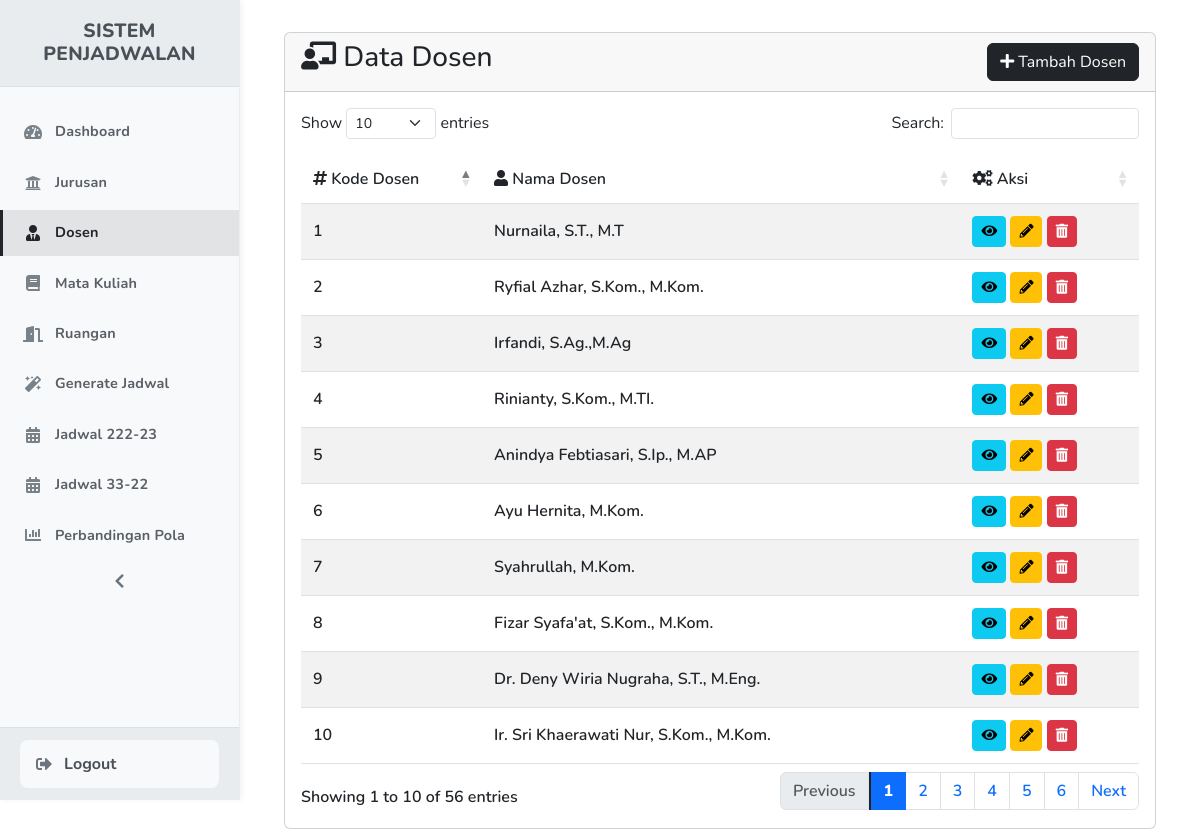
Page /admin/dosen.php (signed in) on the committed database.
### tables this page shows
CREATE TABLE `dosen` (
  `id` int(11) NOT NULL,
  `kode_dosen` varchar(10) NOT NULL,
  `nama_dosen` varchar(100) NOT NULL,
  `kode_jurusan` varchar(10) DEFAULT NULL
);

### admin/dosen.php (the view, shortened to what this page needs)
<?php
require_once 'config/database.php';
$sql = "SELECT d.*, GROUP_CONCAT(mk.nama_mk) as mata_kuliah
        FROM dosen d
        LEFT JOIN mata_kuliah_dosen md ON d.kode_dosen = md.kode_dosen
        LEFT JOIN mata_kuliah mk ON md.kode_mk = mk.kode_mk
        GROUP BY d.kode_dosen
        ORDER BY d.kode_dosen";
$result = mysqli_query($conn, $sql);
?>
<!DOCTYPE html>
<html lang="id">
<head>
    <link href="https://cdn.jsdelivr.net/npm/bootstrap@5.3.0/dist/css/bootstrap.min.css" rel="stylesheet">
    <link href="https://cdnjs.cloudflare.com/ajax/libs/font-awesome/6.0.0/css/all.min.css" rel="stylesheet">
    <link rel="stylesheet" href="assets/css/sidebar.css">
    <link rel="stylesheet" href="https://cdn.datatables.net/1.13.7/css/dataTables.bootstrap5.min.css">
    <link rel="stylesheet" href="https://cdn.datatables.net/responsive/2.5.0/css/responsive.bootstrap5.min.css">
    <link rel="stylesheet" href="https://cdn.jsdelivr.net/npm/sweetalert2@11.7.32/dist/sweetalert2.min.css">
    <link href="https://cdn.jsdelivr.net/npm/select2-bootstrap-5-theme@1.3.0/dist/select2-bootstrap-5-theme.min.css" rel="stylesheet" />
    <link rel="stylesheet" href="assets/css/dosen.css">
</head>
<body>
    <?php include 'sidebar.php'; ?>
    <div class="main-content">
        <div class="container">
            <div class="row">
                <div class="col-md-12">
                    <div class="card">
                        <div class="card-header d-flex justify-content-between align-items-center">
                            <h3><i class="fas fa-chalkboard-teacher"></i> Data Dosen</h3>
                            <button type="button" class="btn btn-dark" data-bs-toggle="modal" data-bs-target="#addModal">
                                <i class="fas fa-plus"></i> Tambah Dosen
                            </button>
                        </div>
                        <div class="card-body">
                            <div class="table-responsive">
                                <table class="table table-striped" id="dosenTable">
                                    <thead>
                                        <tr>
                                            <th><i class="fas fa-hashtag"></i> Kode Dosen</th>
                                            <th><i class="fas fa-user"></i> Nama Dosen</th>
                                            <th><i class="fas fa-cogs"></i> Aksi</th>
                                        </tr>
                                    </thead>
                                    <tbody>
                                        <?php
                                        while ($row = mysqli_fetch_assoc($result)) {
                                            echo "<tr>";
                                            echo "<td>" . $row['kode_dosen'] . "</td>";
                                            echo "<td>" . $row['nama_dosen'] . "</td>";
                                            echo "<td>
                                                    <button type='button' class='btn btn-info btn-sm view-btn'
                                                            data-kode='" . $row['kode_dosen'] . "'
                                                            data-nama='" . $row['nama_dosen'] . "'
                                                            title='Lihat Detail'>
                                                        <i class='fas fa-eye'></i>
                                                    </button>
                                                    <button type='button' class='btn btn-warning btn-sm edit-btn'
                                                            data-kode='" . $row['kode_dosen'] . "'
                                                            data-nama='" . $row['nama_dosen'] . "'
                                                            title='Edit Data'>
                                                        <i class='fas fa-pencil-alt'></i>
                                                    </button>
                                                    <button type='button' class='btn btn-danger btn-sm delete-btn'
                                                            data-kode='" . $row['kode_dosen'] . "'
                                                            title='Hapus Data'>
                                                        <i class='fas fa-trash-alt'></i>
                                                    </button>
                                                </td>";
                                            echo "</tr>";
                                        }
                                        ?>
                                    </tbody>
                                </table>
                            </div>
                        </div>
                    </div>
                </div>
            </div>
        </div>
    </div>
</body>
</html>

### admin/sidebar.php (shortened to what this page needs)
<!DOCTYPE html>
<html lang="id">
<head>
    <link rel="stylesheet" href="assets/css/sidebar.css">
    <link rel="stylesheet" href="https://cdnjs.cloudflare.com/ajax/libs/font-awesome/5.15.4/css/all.min.css">
</head>
<body>
    <?php
    $current_page = basename($_SERVER['PHP_SELF']);
    ?>
    <div class="sidebar" id="sidebar">
        <div class="sidebar-header">
            <div class="logo-container text-center">
                <h3>SISTEM PENJADWALAN</h3>
            </div>
        </div>
        <div class="sidebar-content">
            <ul class="nav flex-column">
                <li class="nav-item">
                    <a class="nav-link <?php echo $current_page == 'dashboard.php' ? 'active' : ''; ?>" href="dashboard.php">
                        <i class="fas fa-tachometer-alt"></i>
                        <span>Dashboard</span>
                    </a>
                </li>
                <li class="nav-item">
                    <a class="nav-link <?php echo $current_page == 'jurusan.php' ? 'active' : ''; ?>" href="jurusan.php">
                        <i class="fas fa-university"></i>
                        <span>Jurusan</span>
                    </a>
                </li>
                <li class="nav-item">
                    <a class="nav-link <?php echo $current_page == 'dosen.php' ? 'active' : ''; ?>" href="dosen.php">
                        <i class="fas fa-user-tie"></i>
                        <span>Dosen</span>
                    </a>
                </li>
                <li class="nav-item">
                    <a class="nav-link <?php echo $current_page == 'mata_kuliah.php' ? 'active' : ''; ?>" href="mata_kuliah.php">
                        <i class="fas fa-book"></i>
                        <span>Mata Kuliah</span>
                    </a>
                </li>
                <li class="nav-item">
                    <a class="nav-link <?php echo $current_page == 'ruangan.php' ? 'active' : ''; ?>" href="ruangan.php">
                        <i class="fas fa-door-open"></i>
                        <span>Ruangan</span>
                    </a>
                </li>
                <li class="nav-item">
                    <a href="generate_jadwal.php" class="nav-link <?php echo $current_page == 'generate_jadwal.php' ? 'active' : ''; ?>">
                        <i class="fas fa-magic"></i>
                        <span>Generate Jadwal</span>
                    </a>
                </li>
                <li class="nav-item">
                    <a href="jadwal.php?pola=222-23" class="nav-link <?php echo ($current_page == 'jadwal.php' && isset($_GET['pola']) && $_GET['pola'] == '222-23') ? 'active' : ''; ?>">
                        <i class="fas fa-calendar-alt"></i>
                        <span>Jadwal 222-23</span>
                    </a>
                </li>
                <li class="nav-item">
                    <a href="jadwal.php?pola=33-22" class="nav-link <?php echo ($current_page == 'jadwal.php' && isset($_GET['pola']) && $_GET['pola'] == '33-22') ? 'active' : ''; ?>">
                        <i class="fas fa-calendar-alt"></i>
                        <span>Jadwal 33-22</span>
                    </a>
                </li>
                <li class="nav-item">
                    <a class="nav-link <?php echo $current_page == 'perbandingan_pola.php' ? 'active' : ''; ?>" href="perbandingan_pola.php">
                        <i class="fas fa-chart-bar"></i>
                        <span>Perbandingan Pola</span>
                    </a>
                </li>
            </ul>
            <button class="sidebar-toggle" id="sidebarToggle">
                <i class="fas fa-chevron-left"></i>
            </button>
            <div class="sidebar-footer">
                <a href="logout.php" class="logout-btn">
                    <i class="fas fa-sign-out-alt"></i>
                    <span>Logout</span>
                </a>
            </div>
        </div>
    </div>
</body>
</html>

### admin/assets/css/sidebar.css (style rules this page uses)
* { font-family: 'Nunito', sans-serif; margin: 0; padding: 0; box-sizing: border-box; }
:root { --primary-color: #f8f9fa; --secondary-color: #e9ecef; --accent-color: #6c757d; --text-color: #495057; --hover-color: rgba(108, 117, 125, 0.1); --active-color: rgba(33, 37, 41, 0.1); --divider-color: rgba(108, 117, 125, 0.1); --shadow-color: rgba(0, 0, 0, 0.05); --sidebar-width: 240px; --sidebar-width-mobile: 60px; --active-text-color: #212529; }
.main-content { margin-left: var(--sidebar-width); padding: 2rem; min-height: 100vh; background: #fff; transition: all 0.2s ease; font-family: 'Nunito', sans-serif; font-weight: 600; }
.sidebar { position: fixed; top: 0; left: 0; height: 100vh; width: var(--sidebar-width); background: var(--primary-color); color: var(--text-color); padding: 0; transition: width 0.3s cubic-bezier(0.4,0,0.2,1), background 0.3s, box-shadow 0.3s; z-index: 1000; box-shadow: 2px 0 5px var(--shadow-color); border-right: 1px solid var(--divider-color); font-family: 'Nunito', sans-serif; font-weight: 600; }
.sidebar-header { padding: 1.25rem; background: var(--secondary-color); border-bottom: 1px solid var(--divider-color); margin-bottom: 0.5rem; display: flex; justify-content: space-between; align-items: center; transition: all 0.3s cubic-bezier(0.4,0,0.2,1); }
.logo-container { display: flex; align-items: center; gap: 0.75rem; flex: 1; }
.sidebar-header h3 { color: var(--text-color); margin: 0; font-size: 1.2rem; font-weight: 800; letter-spacing: 0.3px; transition: all 0.3s cubic-bezier(0.4,0,0.2,1); }
.sidebar-content { padding: 0.75rem 0; height: calc(100vh - 160px); overflow-y: auto; transition: all 0.3s cubic-bezier(0.4,0,0.2,1); }
.nav-item { margin: 0.15rem 0; }
.nav-link { color: var(--text-color); padding: 0.75rem 1.25rem; display: flex; align-items: center; transition: all 0.3s cubic-bezier(0.4,0,0.2,1); border-left: 3px solid transparent; font-weight: 700; opacity: 0.9; text-decoration: none; position: relative; }
.nav-link::before { content: ''; position: absolute; left: 0; top: 0; height: 100%; width: 0; background: var(--hover-color); transition: all 0.3s cubic-bezier(0.4,0,0.2,1); z-index: -1; }
.nav-link i { margin-right: 0.75rem; width: 20px; text-align: center; color: var(--accent-color); font-size: 1rem; transition: all 0.3s cubic-bezier(0.4,0,0.2,1); }
.nav-link span { font-size: 0.9rem; letter-spacing: 0.2px; font-weight: 700; transition: all 0.3s cubic-bezier(0.4,0,0.2,1); }
.active { background: var(--active-color); border-left: 3px solid var(--active-text-color); font-weight: 800; opacity: 1; color: var(--active-text-color); }
.active i { color: var(--active-text-color); }
.sidebar-footer { position: absolute; bottom: 0; left: 0; width: 100%; padding: 0.75rem 1.25rem; background: var(--secondary-color); border-top: 1px solid var(--divider-color); display: flex; flex-direction: column; gap: 0.5rem; transition: all 0.3s cubic-bezier(0.4,0,0.2,1); }
.logout-btn { display: flex; align-items: center; color: var(--text-color); text-decoration: none; padding: 0.75rem 1rem; border-radius: 0.5rem; transition: all 0.3s cubic-bezier(0.4,0,0.2,1); background: var(--primary-color); font-weight: 700; }
.logout-btn i { margin-right: 0.75rem; font-size: 1rem; color: var(--accent-color); transition: all 0.3s cubic-bezier(0.4,0,0.2,1); }
.logout-btn span { font-weight: 700; transition: all 0.3s cubic-bezier(0.4,0,0.2,1); }
.sidebar-toggle { background: var(--primary-color); border: none; color: var(--accent-color); padding: 0.75rem; border-radius: 0.5rem; cursor: pointer; transition: all 0.3s cubic-bezier(0.4,0,0.2,1); display: flex; align-items: center; justify-content: center; width: 100%; }
.sidebar-toggle i { font-size: 1rem; transition: all 0.3s cubic-bezier(0.4,0,0.2,1); }

### admin/assets/css/dosen.css (style rules this page uses)
.table th { font-weight: 600 !important; }
.table td, .table th { padding: 0.75rem !important; vertical-align: middle !important; }

### rows in the picture
dosen: kode_dosen "1", nama_dosen "Nurnaila, S.T., M.T"
dosen: kode_dosen "10", nama_dosen "Ir. Sri Khaerawati Nur, S.Kom., M.Kom."
dosen: kode_dosen "2", nama_dosen "Ryfial Azhar, S.Kom., M.Kom."
dosen: kode_dosen "3", nama_dosen "Irfandi, S.Ag.,M.Ag"
dosen: kode_dosen "4", nama_dosen "Rinianty, S.Kom., M.TI."
dosen: kode_dosen "5", nama_dosen "Anindya Febtiasari, S.Ip., M.AP"
dosen: kode_dosen "6", nama_dosen "Ayu Hernita, M.Kom."
dosen: kode_dosen "7", nama_dosen "Syahrullah, M.Kom."
dosen: kode_dosen "8", nama_dosen "Fizar Syafa'at, S.Kom., M.Kom."
dosen: kode_dosen "9", nama_dosen "Dr. Deny Wiria Nugraha, S.T., M.Eng."
